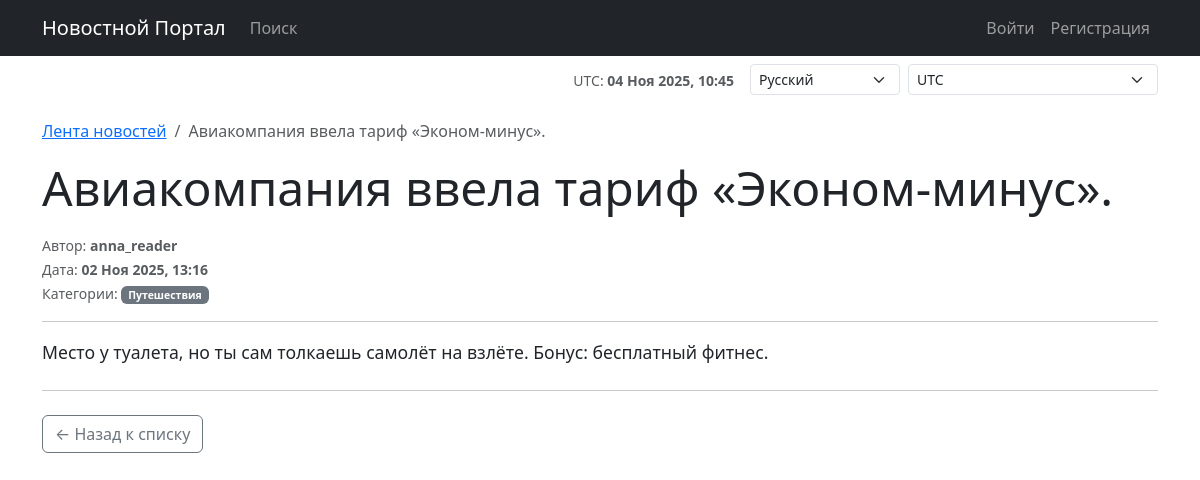
Screenshot of /news/9/ with the database file from the repository.
### news/models.py (models this page shows, shortened)
class Post(models.Model):
    ARTICLE = 'article'
    NEWS = 'news'
    POST_TYPES = [
        (ARTICLE, _('Article')),
        (NEWS, _('News')),
    ]
    author = models.ForeignKey(Author, on_delete=models.CASCADE, verbose_name=_('Author'))
    post_type = models.CharField(
        max_length=10,
        choices=POST_TYPES,
        default=ARTICLE,
        verbose_name=_('Post Type')
    )
    created_at = models.DateTimeField(auto_now_add=True, verbose_name=_('Created At'))
    categories = models.ManyToManyField(
        Category,
        through='PostCategory',
        verbose_name=_('Categories')
    )
    title = models.CharField(max_length=255, verbose_name=_('Title'))
    text = models.TextField(verbose_name=_('Text'))
    rating = models.IntegerField(default=0, verbose_name=_('Rating'))

class Author(models.Model):
    user = models.OneToOneField(User, on_delete=models.CASCADE, verbose_name=_('User'))
    rating = models.IntegerField(default=0, verbose_name=_('Rating'))

class Category(models.Model):
    name = models.CharField(max_length=100, unique=True, verbose_name=_('Category Name'))
    subscribers = models.ManyToManyField(User, blank=True, related_name='categories', verbose_name=_('Subscribers'))

### news/views.py (the view)
# urls.py: path('<int:pk>/', PostDetail.as_view(), name='post_detail'),
@method_decorator(cache_page(300), name='dispatch')
class PostDetail(DetailView):
    model = Post
    template_name = 'news/post_detail.html'
    context_object_name = 'post'

### news/context_processors.py (called while the page is built)
def timezones(request):
    return {
        'common_timezones': pytz.common_timezones,
        'current_time': timezone.now()
    }

### news/templatetags/custom_filters.py (called while the page is built)
@register.filter()
def censor(value):
    if not isinstance(value, str):
        raise TypeError(f"Фильтр 'censor' применяется только к строкам, а не к {type(value)}")
    pattern = r'\b(' + '|'.join(BAD_WORDS) + r')\b'
    def replace_match(match):
        word = match.group(0)
        return word[0] + '*' * (len(word) - 1)
    censored_value = re.sub(pattern, replace_match, value, flags=re.IGNORECASE)
    return censored_value

### templates/news/post_detail.html (shortened to what this page needs)
{% extends "default.html" %}
{% load tz %}
{% load custom_filters i18n %}
{% block content %}
    <nav aria-label="breadcrumb">
      <ol class="breadcrumb">
        <li class="breadcrumb-item"><a href="{% url 'post_list' %}">{% trans "Лента новостей" %}</a></li>
        <li class="breadcrumb-item active" aria-current="page">{{ post.title|censor|truncatechars:50 }}</li>
      </ol>
    </nav>
    <h1 class="display-5 my-3">{{ post.title|censor }}</h1>
    <div class="mb-3 text-muted">
        <small>
            {% trans "Автор:" %} <strong>{{ post.author.user.username }}</strong>
        </small>
        <br>
        <small>
            {% trans "Дата:" %} <strong>{{ post.created_at|timezone:TIME_ZONE|date:"d M Y, H:i" }}</strong>
        </small>
        <br>
        <small>
    {% trans "Категории:" %}
    {% for category in post.categories.all %}
        <span class="badge bg-secondary">{{ category.name }}</span>
        {% endfor %}
</small>
    </div>
    <hr>
    <div class="article-content" style="font-size: 1.1rem; line-height: 1.6;">
        {{ post.text|censor|linebreaks }}
    </div>
    <hr class="my-4">
    <a href="{% url 'post_list' %}" class="btn btn-outline-secondary">
        &larr; {% trans "Назад к списку" %}
    </a>
    {% endblock content %}

### rows the page displays
Post: title|censor "Авиакомпания ввела тариф «Эконом-минус».", author.user.username "anna_reader", created_at "02 Ноя 2025, 13:16", text|censor "Место у туалета, но ты сам толкаешь самолёт на взлёте. Бонус: бесплатный фитнес."
Category: name "Путешествия"

### other values shown
{{ TIME_ZONE }} "UTC"
form field language "Русский"
form field timezone "UTC"
